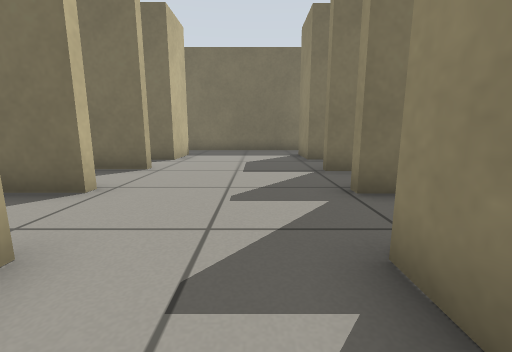
View 1 (above)

16 first-person views from a walk through a Gazebo world. The camera is 0.5 m above the floor, tilts 10° down and sees 90° across. The floor is counted in squares, 0.5 m on a side. Each view is taken from the middle of a square. On the plan, view 1 faces up. The plan holds only what a view shows up to about 11 squares ahead; the rest is blank.

View 2
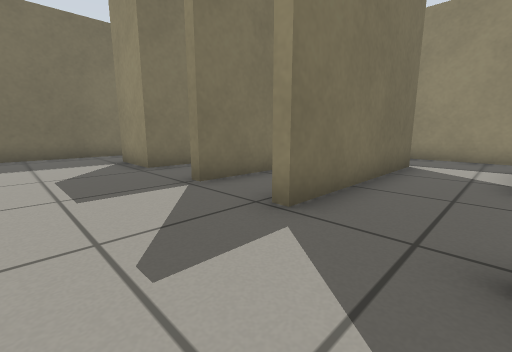

View 3
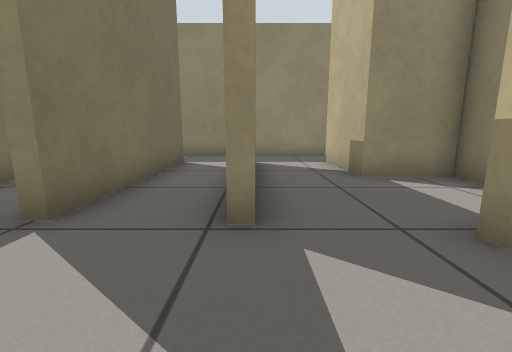

View 4
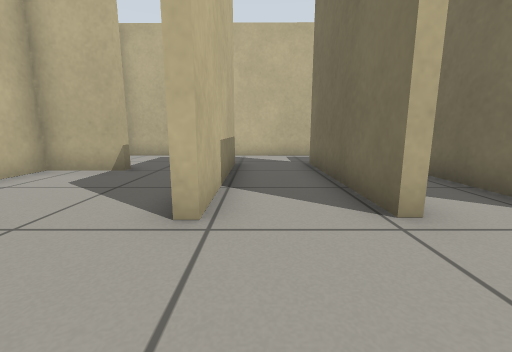

View 5
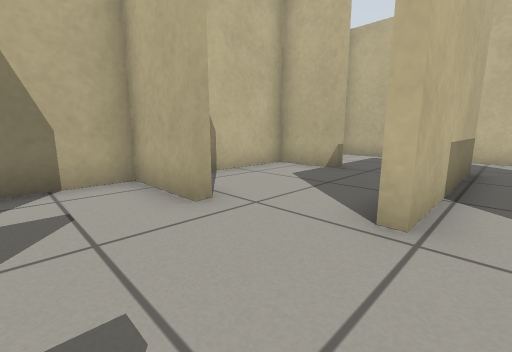

View 6
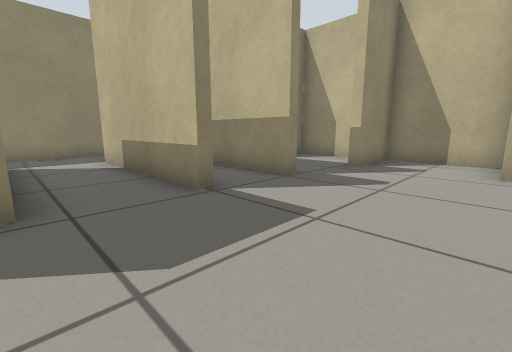

View 7
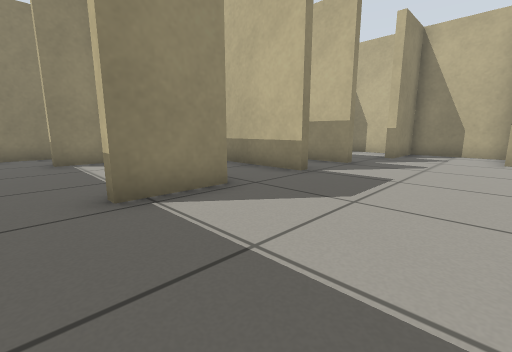

View 8
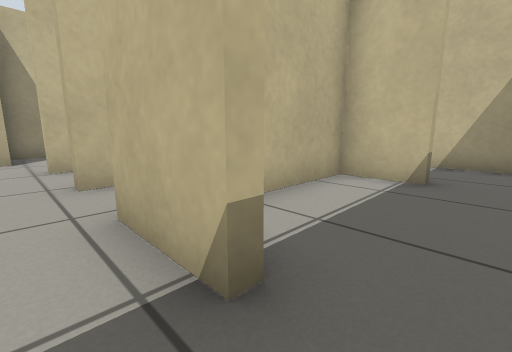

View 9
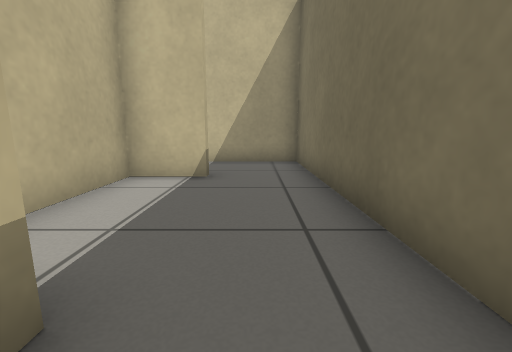

View 10
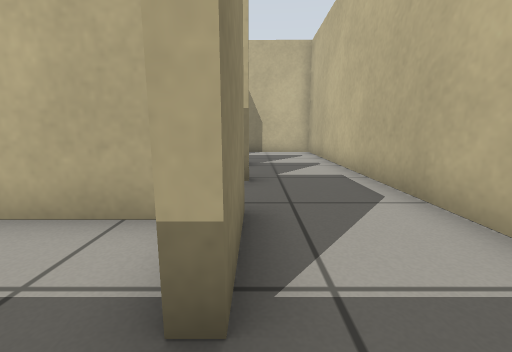

View 11
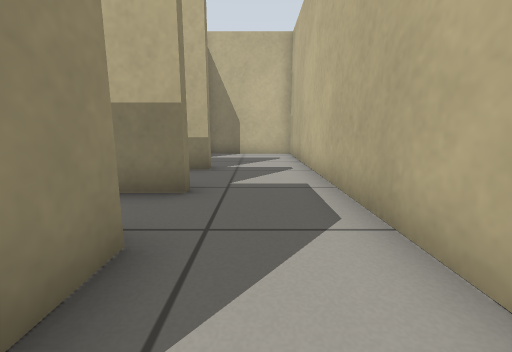

View 12
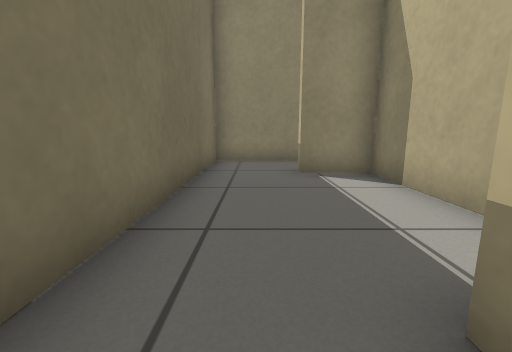

View 13
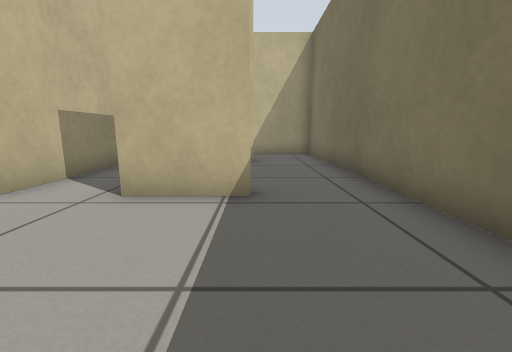

View 14
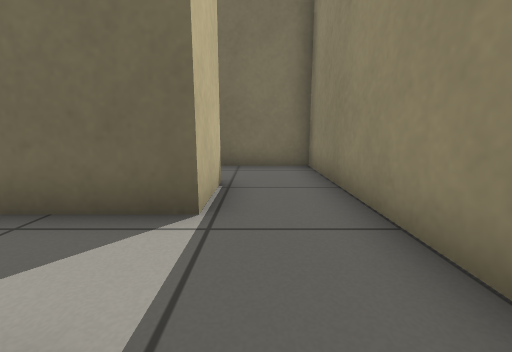

View 15
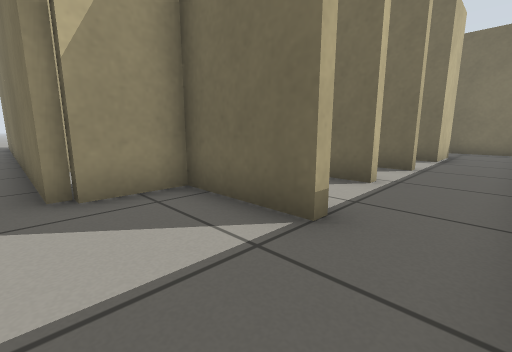

View 16
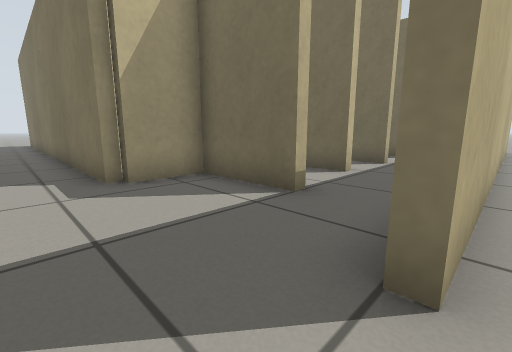

### Floor plan
Ten units are one square. View 1 is at (0, 0); x grows to the right and y downward. Boxes are objects, and circles mark ways between rooms. Rooms are numbered by the first view taken in them; rooms with no view inside come last. Other rooms are left out.
<svg viewBox="-110 -145 215 170">
<path fill="none" stroke="#000" d="M14 -8 14 -1M23 3 46 3M-19 -19 -19 3 10 3 10 -19M45 3 45 -17 76 -17M-27 -40 -41 -40M73 -40 16 -40M-65 -17 -65 3 -21 3M95 -11 95 -46M-27 -67 -79 -67M-29 -90 -57 -90M18 -66 73 -66 73 -63 18 -63 18 -66M15 -44 46 -44M-79 -70 -27 -70M-79 -44 -27 -44M73 -90 18 -90M-104 -86 -105 -44M95 -46 95 -86M-32 -109 -29 -109 -29 -90M18 -90 18 -110M39 -92 70 -92 70 -110M-76 -110 -76 -92 -49 -92M-79 -89 -79 -110M73 -110 73 -90M95 -86 95 -133 -104 -133 -104 -86M76 -14 48 -14 48 4M46 3 46 6M98 -135 98 4M-69 -17 -65 -17M-105 -44 -105 3 -70 3"/>
<circle cx="-5" cy="-40" r="3" fill="#2a7"/>
<circle cx="85" cy="-40" r="3" fill="#2a7"/>
<circle cx="85" cy="-10" r="3" fill="#2a7"/>
<circle cx="-70" cy="-25" r="3" fill="#2a7"/>
<circle cx="-5" cy="-95" r="3" fill="#2a7"/>
<circle cx="-95" cy="-95" r="3" fill="#2a7"/>
<circle cx="85" cy="-95" r="3" fill="#2a7"/>
<circle cx="-90" cy="-40" r="3" fill="#2a7"/>
<circle cx="100" cy="15" r="3" fill="#2a7"/>
<text x="10" y="-20">1</text>
<text x="-10" y="-70">2</text>
<text x="-10" y="-110">3</text>
<text x="70" y="10">4</text>
<text x="30" y="-140">5</text>
<text x="-90" y="-20">6</text>
</svg>
Room 1 opens to room 2. Room 1 opens to room 4. Room 1 opens to room 6. Room 2 opens to room 3. Room 2 opens to room 6. Room 4 opens to room 5.

Where each view was taken, in squares from view 1:
view 1: 0 up, 0 right, facing up
view 2: 2 up, 1 left, facing up-right
view 3: 4 up, 1 left, facing right
view 4: 5 up, 0 right, facing left
view 5: 5 up, 0 right, facing down-left
view 6: 9 up, 2 left, facing down-right
view 7: 12 up, 2 left, facing down-right
view 8: 12 up, 2 left, facing down-left
view 9: 12 up, 2 left, facing left
view 10: 12 up, 8 left, facing down
view 11: 11 up, 9 left, facing down
view 12: 12 up, 1 right, facing right
view 13: 11 up, 1 right, facing left
view 14: 6 up, 8 right, facing up
view 15: 1 down, 9 right, facing up-left
view 16: 2 down, 10 right, facing up-left
